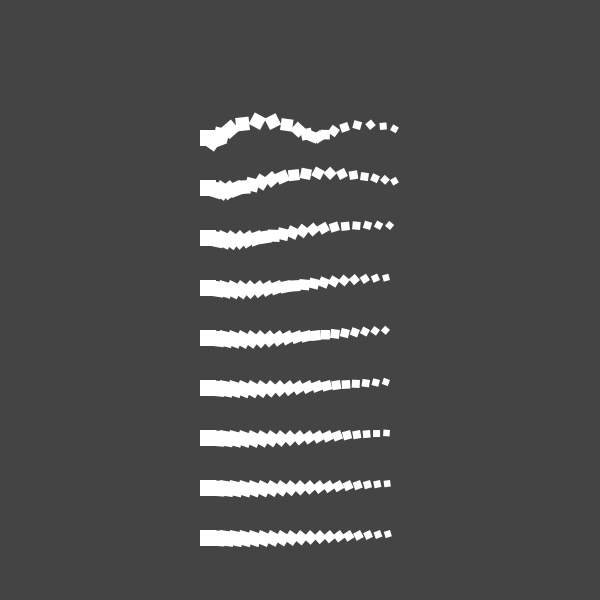
Frame 1 (no input)
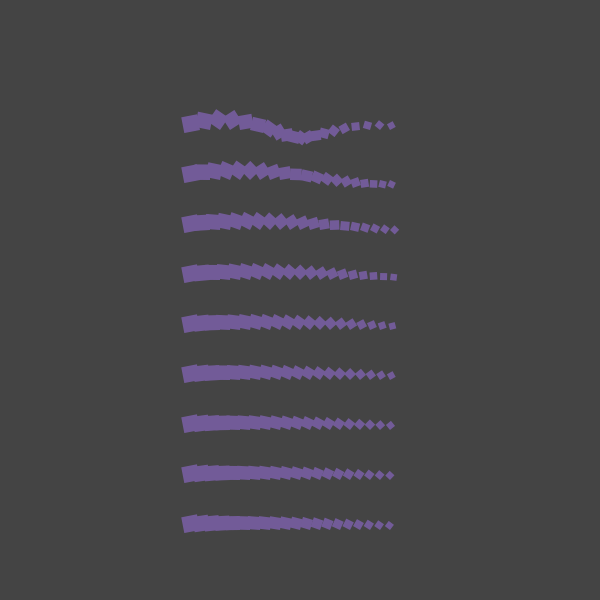
Frame 60 (the mouse pressed at the canvas centre just before this capture)
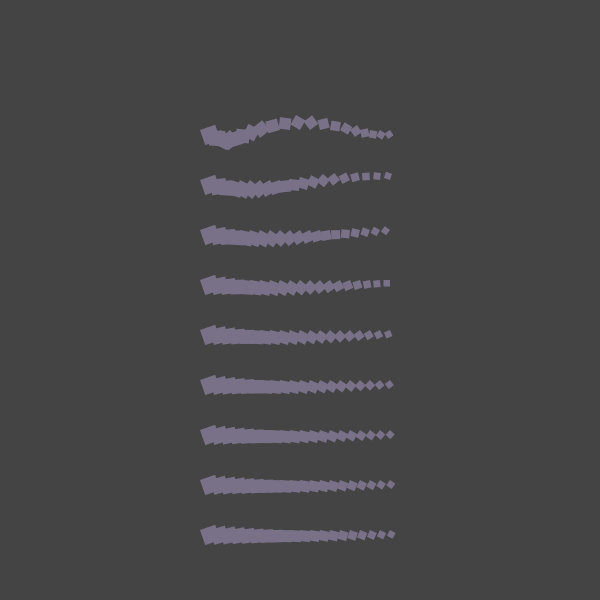
Frame 120 (the mouse held since frame 60 and released just before this capture)

The Processing sketch that drew these frames (run headless with seeded random() and noise(); from frame 60 on, the mouse is pressed at the canvas centre):

// Processing sketch: processing_126657
// ── processing_126657.pde

float rot = 0, my_num = 0;



void setup() {
  size(600, 600);
  background(68);
  smooth();
  noStroke();
}

void drawRotatingRectangle(float x, float y, float rectSize, float r) {

  translate(x, y);
  rotate(r); 
  rect(0, 0, rectSize, rectSize);
  resetMatrix();
}

void draw() {
  background(68);
  
  float x = 0; 
  while ( x < 20) {
    float y = 0;
    while ( y < 10) {
      drawRotatingRectangle(200 + x * 10, 80 +y *50, 16 - x/2, rot + x*noise(my_num)/y);
      y++;

    }
    x++;
  }
  fill(255 * noise(my_num +100),255 * noise(my_num+40),255 * noise(my_num+200));
  rot += 0.05;
  my_num += 0.01;
  
}
